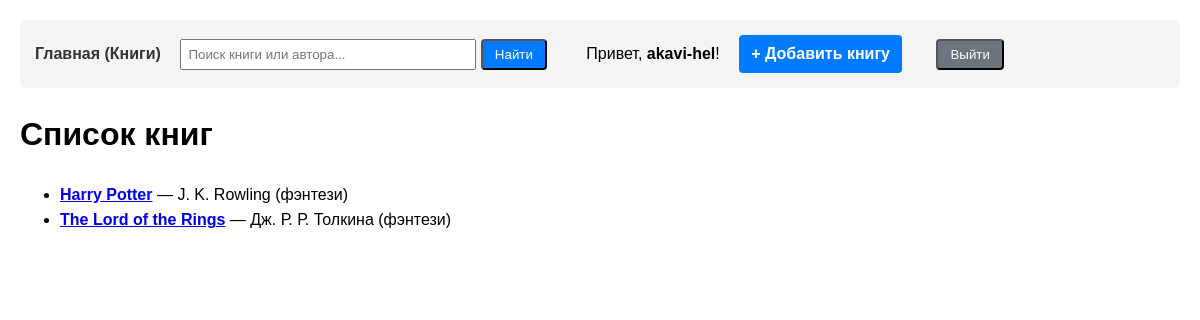
Screenshot of / (signed in) with the database file from the repository.
### books/models.py (models this page shows, shortened)
class Book(models.Model):
    title = models.CharField(max_length=100, verbose_name="Название книги")
    author = models.CharField(max_length=100, verbose_name="Автор книги")
    published_date = models.DateField(verbose_name="Дата публикации")
    genre = models.CharField(max_length=50, blank=True, verbose_name="Жанр")
    description = models.TextField(blank=True, verbose_name="Описание")
    created_at = models.DateTimeField(auto_now_add=True, verbose_name="Дата создания")
    updated_at = models.DateTimeField(auto_now=True, verbose_name="Дата обновления")

### books/views.py (the view)
# urls.py: path('', views.BookListView.as_view(), name='book_list'),
class BookListView(LoginRequiredMixin, ListView):
    model = Book
    template_name = 'books/book_list.html'
    context_object_name = 'books'
    paginate_by = 12
    def get_queryset(self):
        queryset = super().get_queryset()
        query = self.request.GET.get('q')
        if query:
            queryset = queryset.filter(
                Q(title__icontains=query) | Q(author__icontains=query)
            )
        return queryset

### books/templates/books/book_list.html
{% extends 'books/base.html' %}
{% block content %}
    <h1>Список книг</h1>
    <ul>
        {% for book in books %}
            <li>
                <a href="{% url 'book_detail' book.pk %}"><strong>{{ book.title }}</strong></a> — {{ book.author }} ({{ book.genre }})
            </li>
        {% empty %}
            <li>Книг пока нет.</li>
        {% endfor %}
    </ul>
{% endblock %}

### books/templates/books/base.html (shortened to what this page needs)
<!DOCTYPE html>
<html lang="ru">
<head>
</head>
<body>
    <nav>
        <a href="{% url 'book_list' %}">Главная (Книги)</a>
        <form method="get" action="{% url 'book_list' %}" style="display: inline-block;">
            <input type="text" name="q" placeholder="Поиск книги или автора..." value="{{ request.GET.q|default:'' }}">
            <button type="submit" class="btn">Найти</button>
        </form>
        {% if user.is_authenticated %}
            <span style="margin: 0 15px;">Привет, <strong>{{ user.username }}</strong>!</span>
            <a href="{% url 'add_book' %}" class="btn">+ Добавить книгу</a>
            <form method="post" action="{% url 'logout' %}" style="display: inline-block; margin-left: 15px;">
                <button type="submit" class="btn secondary">Выйти</button>
            </form>
        {% else %}
            <a href="{% url 'login' %}">Войти</a>
            <a href="{% url 'register' %}" style="margin-left: 10px;">Регистрация</a>
        {% endif %}
    </nav>
    <div>
        {% block content %}{% endblock %}
    </div>
</body>
</html>

### books/templates/books/base.html (style rules this page uses)
body { font-family: Arial, sans-serif; margin: 20px; line-height: 1.6; }
nav { margin-bottom: 20px; padding: 15px; background: #f4f4f4; border-radius: 5px; }
nav a { margin-right: 15px; text-decoration: none; color: #333; font-weight: bold; }
nav form { display: inline-block; margin-right: 20px; }
nav input { padding: 6px; width: 280px; }
.btn { display: inline-block; background: #007bff; color: white; padding: 6px 12px; text-decoration: none; border-radius: 4px; }
.secondary { background: #6c757d; color: white; }

### rows the page displays
Book: title "Harry Potter", author "J. K. Rowling", genre "фэнтези"
Book: title "The Lord of the Rings", author "Дж. Р. Р. Толкина", genre "фэнтези"

### other values shown
{{ user.username }} "akavi-hel"
